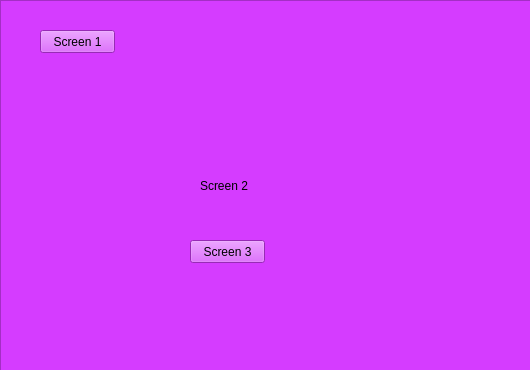
<?xml version="1.0" encoding="UTF-8"?>
<ui version="4.0">
 <class>Form</class>
 <widget class="QWidget" name="Form">
  <property name="geometry">
   <rect>
    <x>0</x>
    <y>0</y>
    <width>530</width>
    <height>370</height>
   </rect>
  </property>
  <property name="windowTitle">
   <string>Form</string>
  </property>
  <widget class="QStackedWidget" name="stackedWidget">
   <property name="geometry">
    <rect>
     <x>0</x>
     <y>0</y>
     <width>531</width>
     <height>371</height>
    </rect>
   </property>
   <property name="currentIndex">
    <number>1</number>
   </property>
   <widget class="QWidget" name="page">
    <widget class="QFrame" name="frame">
     <property name="geometry">
      <rect>
       <x>0</x>
       <y>0</y>
       <width>531</width>
       <height>381</height>
      </rect>
     </property>
     <property name="styleSheet">
      <string notr="true">background-color: rgb(255, 0, 0);</string>
     </property>
     <property name="frameShape">
      <enum>QFrame::StyledPanel</enum>
     </property>
     <property name="frameShadow">
      <enum>QFrame::Raised</enum>
     </property>
     <widget class="QLabel" name="label">
      <property name="geometry">
       <rect>
        <x>150</x>
        <y>70</y>
        <width>211</width>
        <height>241</height>
       </rect>
      </property>
      <property name="text">
       <string>Screen 1</string>
      </property>
     </widget>
     <widget class="QPushButton" name="page2btn">
      <property name="geometry">
       <rect>
        <x>200</x>
        <y>200</y>
        <width>75</width>
        <height>23</height>
       </rect>
      </property>
      <property name="text">
       <string>Screen 2</string>
      </property>
     </widget>
    </widget>
   </widget>
   <widget class="QWidget" name="page_2">
    <widget class="QFrame" name="frame_2">
     <property name="geometry">
      <rect>
       <x>0</x>
       <y>0</y>
       <width>531</width>
       <height>371</height>
      </rect>
     </property>
     <property name="styleSheet">
      <string notr="true">background-color: rgb(213, 60, 255);</string>
     </property>
     <property name="frameShape">
      <enum>QFrame::StyledPanel</enum>
     </property>
     <property name="frameShadow">
      <enum>QFrame::Raised</enum>
     </property>
     <widget class="QLabel" name="label_2">
      <property name="geometry">
       <rect>
        <x>200</x>
        <y>110</y>
        <width>141</width>
        <height>151</height>
       </rect>
      </property>
      <property name="text">
       <string>Screen 2</string>
      </property>
     </widget>
     <widget class="QPushButton" name="screen3btn">
      <property name="geometry">
       <rect>
        <x>190</x>
        <y>240</y>
        <width>75</width>
        <height>23</height>
       </rect>
      </property>
      <property name="text">
       <string>Screen 3</string>
      </property>
     </widget>
     <widget class="QPushButton" name="screen1btn">
      <property name="geometry">
       <rect>
        <x>40</x>
        <y>30</y>
        <width>75</width>
        <height>23</height>
       </rect>
      </property>
      <property name="text">
       <string>Screen 1</string>
      </property>
     </widget>
    </widget>
   </widget>
  </widget>
 </widget>
 <resources/>
 <connections/>
</ui>
